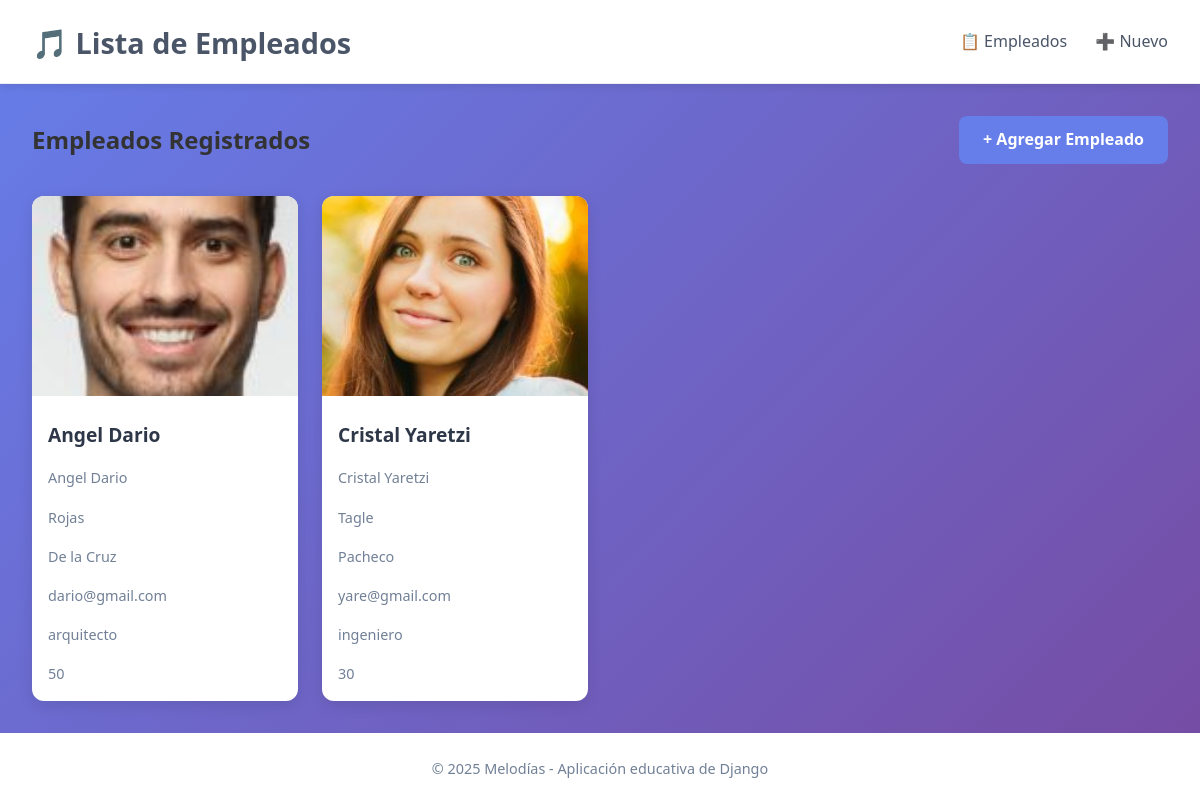
The page / on the database its author committed.
### app_empleado/models.py (models this page shows, shortened)
class Empleado(models.Model):
    nombres_emp = models.CharField(max_length=100)
    ap_p_emp = models.CharField(max_length=100)
    ap_m_emp = models.CharField(max_length=100, blank=True)
    direccion_emp = models.CharField(max_length=200, blank=True)
    correo_emp = models.EmailField(max_length=100, blank=True)
    puesto_emp = models.CharField(max_length=100, blank=True)
    proyectos_emp = models.IntegerField(default=0)
    foto_empleado = models.ImageField(upload_to='img_empleados/', blank=True, null=True)
    class Meta:
        verbose_name = "Empleado"
        verbose_name_plural = "Empleados"

### app_empleado/views.py (the view)
# urls.py: path('', views.listar_empleados, name='listar_empleados'),
def listar_empleados(request):
    empleados = Empleado.objects.all()
    return render(request, 'listar_empleados.html', {'empleados': empleados})

### app_empleado/templates/listar_empleados.html (shortened to what this page needs)
{% extends 'base.html' %}
{% block contenido %}
<div class="page-header">
    <h2>Empleados Registrados</h2>
    <a href="{% url 'app_empleado:crear_empleado' %}" class="btn btn-primary">+ Agregar Empleado</a>
</div>
<ul class="artist-grid">
    {% for empleado in empleados %}
    <li class="artist-card">
        <a href="{% url 'app_empleado:detalle_empleado' empleado.id %}">
            {% if empleado.foto_empleado %}
                <img src="{{ empleado.foto_empleado.url }}" alt="Foto de {{ empleado.nombre_emp }}" class="artist-img">
            {% else %}
                <div class="artist-placeholder">🎵</div>
            {% endif %}
            <h3>{{ empleado.nombres_emp }}</h3>
            <p class="artist-nationality">{{ empleado.nombres_emp }}</p>
            <p class="artist-nationality">{{ empleado.ap_p_emp }}</p>
            <p class="artist-nationality">{{ empleado.ap_m_emp }}</p>
            <p class="artist-nationality">{{ empleado.correo_emp }}</p>
            <p class="artist-nationality">{{ empleado.puesto_emp }}</p>
            <p class="artist-nationality">{{ empleado.proyectos_emp }}</p>
        </a>
    </li>
    {% empty %}
    <li class="no-artists">No hay empleados registrados.</li>
    {% endfor %}
</ul>
{% endblock %}

### app_empleado/templates/base.html (shortened to what this page needs)
{% load static %}
<!DOCTYPE html>
<html lang="es">
<head>
    <link rel="stylesheet" href="{% static 'css/styles.css' %}">
</head>
<body>
    <div class="wrapper">
        <header class="main-header">
            <h1><a href="{% url 'app_empleado:listar_empleados' %}">🎵 Lista de Empleados</a></h1>
            <nav class="main-nav">
                <a href="{% url 'app_empleado:listar_empleados' %}">📋 Empleados</a>
                <a href="{% url 'app_empleado:crear_empleado' %}">➕ Nuevo</a>
            </nav>
        </header>
        <main class="main-content">
            {% block contenido %}{% endblock %}
        </main>
        <footer class="main-footer">
            <p>© 2025 Melodías - Aplicación educativa de Django</p>
        </footer>
    </div>
</body>
</html>

### app_empleado/static/css/styles.css (style rules this page uses)
* { margin: 0; padding: 0; box-sizing: border-box; }
body { font-family: 'Segoe UI', Tahoma, Geneva, Verdana, sans-serif; background: linear-gradient(135deg, #667eea 0%, #764ba2 100%); color: #333; line-height: 1.6; }
.wrapper { min-height: 100vh; display: flex; flex-direction: column; }
.main-header { background: white; padding: 1rem 2rem; display: flex; justify-content: space-between; align-items: center; box-shadow: 0 2px 10px rgba(0,0,0,0.1); border-bottom: 1px solid #eee; }
.main-header h1 a { color: #4a5568; text-decoration: none; font-size: 1.8rem; font-weight: 700; }
.main-nav a { margin-left: 1.5rem; color: #4a5568; text-decoration: none; font-weight: 500; transition: color 0.3s; }
.main-content { flex: 1; padding: 2rem; max-width: 1200px; margin: 0 auto; width: 100%; }
.page-header { display: flex; justify-content: space-between; align-items: center; margin-bottom: 2rem; flex-wrap: wrap; gap: 1rem; }
.artist-grid { display: grid; grid-template-columns: repeat(auto-fill, minmax(250px, 1fr)); gap: 1.5rem; list-style: none; }
.artist-card { background: white; border-radius: 12px; overflow: hidden; box-shadow: 0 4px 15px rgba(0,0,0,0.1); transition: transform 0.3s; }
.artist-card a { text-decoration: none; color: inherit; display: block; }
.artist-img, .artist-placeholder { width: 100%; height: 200px; object-fit: cover; }
.artist-card h3 { padding: 1rem; font-size: 1.2rem; color: #2d3748; }
.artist-nationality { color: #718096; font-size: 0.9rem; padding: 0 1rem 1rem; }
.btn { padding: 0.7rem 1.5rem; border: none; border-radius: 8px; font-weight: 600; cursor: pointer; transition: background 0.3s; text-decoration: none; display: inline-block; }
.btn-primary { background: #667eea; color: white; }
.main-footer { text-align: center; padding: 1.5rem; background: white; color: #718096; font-size: 0.9rem; margin-top: auto; }

### rows shown on the page
Empleado: foto_empleado (picture), nombres_emp "Angel Dario", ap_p_emp "Rojas", ap_m_emp "De la Cruz", correo_emp "dario@gmail.com", puesto_emp "arquitecto", proyectos_emp "50"
Empleado: foto_empleado (picture), nombres_emp "Cristal Yaretzi", ap_p_emp "Tagle", ap_m_emp "Pacheco", correo_emp "yare@gmail.com", puesto_emp "ingeniero", proyectos_emp "30"
